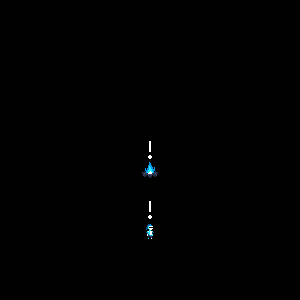

A 2D game scene composited from a Tiled map and its tileset images. What follows is a short description and the map's XML, with every tile layer's data as written:
An orthogonal 15x15 tile map with 20x20 px tiles, 6 tile layers (ground, floordecor, walls, interactables, ...) and 3 objects (spawn, level, battle).

<map version="1.10" tiledversion="1.10.2" orientation="orthogonal" renderorder="right-down" width="15" height="15" tilewidth="20" tileheight="20" infinite="0" nextlayerid="9" nextobjectid="7">
 <tileset firstgid="1" source="tileset.tsx" />
 <layer id="2" name="ground" width="15" height="15">
  <data encoding="csv">
17,17,17,17,17,17,17,17,17,17,17,17,17,17,17,
17,17,17,17,17,17,17,17,17,17,17,17,17,17,17,
17,17,17,17,17,17,17,17,17,17,17,17,17,17,17,
17,17,17,17,17,17,17,17,17,17,17,17,17,17,17,
17,17,17,17,17,17,17,17,17,17,17,17,17,17,17,
17,17,17,17,17,17,17,17,17,17,17,17,17,17,17,
17,17,17,17,17,17,17,17,17,17,17,17,17,17,17,
17,17,17,17,17,17,17,17,17,17,17,17,17,17,17,
17,17,17,17,17,17,17,17,17,17,17,17,17,17,17,
17,17,17,17,17,17,17,17,17,17,17,17,17,17,17,
17,17,17,17,17,17,17,17,17,17,17,17,17,17,17,
17,17,17,17,17,17,17,17,17,17,17,17,17,17,17,
17,17,17,17,17,17,17,17,17,17,17,17,17,17,17,
17,17,17,17,17,17,17,17,17,17,17,17,17,17,17,
17,17,17,17,17,17,17,17,17,17,17,17,17,17,17
</data>
 </layer>
 <layer id="3" name="floordecor" width="15" height="15">
  <data encoding="csv">
0,0,0,0,0,0,0,0,0,0,0,0,0,0,0,
0,0,0,0,0,0,0,0,0,0,0,0,0,0,0,
0,0,0,0,0,0,0,0,0,0,0,0,0,0,0,
0,0,0,0,0,0,0,0,0,0,0,0,0,0,0,
0,0,0,0,0,0,0,0,0,0,0,0,0,0,0,
0,0,0,0,0,0,0,0,0,0,0,0,0,0,0,
0,0,0,0,0,0,0,0,0,0,0,0,0,0,0,
0,0,0,0,0,0,0,0,0,0,0,0,0,0,0,
0,0,0,0,0,0,0,0,0,0,0,0,0,0,0,
0,0,0,0,0,0,0,0,0,0,0,0,0,0,0,
0,0,0,0,0,0,0,0,0,0,0,0,0,0,0,
0,0,0,0,0,0,0,0,0,0,0,0,0,0,0,
0,0,0,0,0,0,0,0,0,0,0,0,0,0,0,
0,0,0,0,0,0,0,0,0,0,0,0,0,0,0,
0,0,0,0,0,0,0,0,0,0,0,0,0,0,0
</data>
 </layer>
 <layer id="4" name="walls" width="15" height="15">
  <data encoding="csv">
0,0,0,0,0,0,0,0,0,0,0,0,0,0,0,
0,0,0,0,0,0,0,0,0,0,0,0,0,0,0,
0,0,0,0,0,0,0,0,0,0,0,0,0,0,0,
0,0,0,0,0,0,0,0,0,0,0,0,0,0,0,
0,0,0,0,0,0,0,0,0,0,0,0,0,0,0,
0,0,0,0,0,0,0,0,0,0,0,0,0,0,0,
0,0,0,0,0,0,0,0,0,0,0,0,0,0,0,
0,0,0,0,0,0,0,0,0,0,0,0,0,0,0,
0,0,0,0,0,0,0,0,0,0,0,0,0,0,0,
0,0,0,0,0,0,0,0,0,0,0,0,0,0,0,
0,0,0,0,0,0,0,0,0,0,0,0,0,0,0,
0,0,0,0,0,0,0,0,0,0,0,0,0,0,0,
0,0,0,0,0,0,0,0,0,0,0,0,0,0,0,
0,0,0,0,0,0,0,0,0,0,0,0,0,0,0,
0,0,0,0,0,0,0,0,0,0,0,0,0,0,0
</data>
 </layer>
 <layer id="5" name="interactables" width="15" height="15">
  <data encoding="csv">
0,0,0,0,0,0,0,0,0,0,0,0,0,0,0,
0,0,0,0,0,0,0,0,0,0,0,0,0,0,0,
0,0,0,0,0,0,0,0,0,0,0,0,0,0,0,
0,0,0,0,0,0,0,0,0,0,0,0,0,0,0,
0,0,0,0,0,0,0,0,0,0,0,0,0,0,0,
0,0,0,0,0,0,0,0,0,0,0,0,0,0,0,
0,0,0,0,0,0,0,0,0,0,0,0,0,0,0,
0,0,0,0,0,0,0,0,0,0,0,0,0,0,0,
0,0,0,0,0,0,0,269,0,0,0,0,0,0,0,
0,0,0,0,0,0,0,0,0,0,0,0,0,0,0,
0,0,0,0,0,0,0,0,0,0,0,0,0,0,0,
0,0,0,0,0,0,0,248,0,0,0,0,0,0,0,
0,0,0,0,0,0,0,0,0,0,0,0,0,0,0,
0,0,0,0,0,0,0,0,0,0,0,0,0,0,0,
0,0,0,0,0,0,0,0,0,0,0,0,0,0,0
</data>
 </layer>
 <layer id="6" name="decor" width="15" height="15">
  <data encoding="csv">
0,0,0,0,0,0,0,0,0,0,0,0,0,0,0,
0,0,0,0,0,0,0,0,0,0,0,0,0,0,0,
0,0,0,0,0,0,0,0,0,0,0,0,0,0,0,
0,0,0,0,0,0,0,0,0,0,0,0,0,0,0,
0,0,0,0,0,0,0,0,0,0,0,0,0,0,0,
0,0,0,0,0,0,0,0,0,0,0,0,0,0,0,
0,0,0,0,0,0,0,0,0,0,0,0,0,0,0,
0,0,0,0,0,0,0,0,0,0,0,0,0,0,0,
0,0,0,0,0,0,0,0,0,0,0,0,0,0,0,
0,0,0,0,0,0,0,0,0,0,0,0,0,0,0,
0,0,0,0,0,0,0,0,0,0,0,0,0,0,0,
0,0,0,0,0,0,0,0,0,0,0,0,0,0,0,
0,0,0,0,0,0,0,0,0,0,0,0,0,0,0,
0,0,0,0,0,0,0,0,0,0,0,0,0,0,0,
0,0,0,0,0,0,0,0,0,0,0,0,0,0,0
</data>
 </layer>
 <layer id="7" name="alerts" width="15" height="15">
  <data encoding="csv">
0,0,0,0,0,0,0,0,0,0,0,0,0,0,0,
0,0,0,0,0,0,0,0,0,0,0,0,0,0,0,
0,0,0,0,0,0,0,0,0,0,0,0,0,0,0,
0,0,0,0,0,0,0,0,0,0,0,0,0,0,0,
0,0,0,0,0,0,0,0,0,0,0,0,0,0,0,
0,0,0,0,0,0,0,0,0,0,0,0,0,0,0,
0,0,0,0,0,0,0,0,0,0,0,0,0,0,0,
0,0,0,0,0,0,0,213,0,0,0,0,0,0,0,
0,0,0,0,0,0,0,0,0,0,0,0,0,0,0,
0,0,0,0,0,0,0,0,0,0,0,0,0,0,0,
0,0,0,0,0,0,0,213,0,0,0,0,0,0,0,
0,0,0,0,0,0,0,0,0,0,0,0,0,0,0,
0,0,0,0,0,0,0,0,0,0,0,0,0,0,0,
0,0,0,0,0,0,0,0,0,0,0,0,0,0,0,
0,0,0,0,0,0,0,0,0,0,0,0,0,0,0
</data>
 </layer>
 <objectgroup id="8" name="events">
  <object id="3" name="spawn" x="140" y="80" width="20" height="20" />
  <object id="4" name="level" x="140" y="160" width="20" height="20">
   <properties>
    <property name="description">YOUR SOUL IS NOT YET FREE.
IT IS TIME TO GO BACK, FRIEND.</property>
    <property name="level" value="TUTORIAL" />
    <property name="stageclear" type="bool" value="false" />
   </properties>
  </object>
  <object id="6" name="battle" x="140" y="220" width="20" height="20">
   <properties>
    <property name="description">WOULD YOU LIKE YOU LIKE A REMINDER
OF WHAT SUFFERING FEELS LIKE?</property>
    <property name="encounter" value="GHOSTBLADE" />
    <property name="proximity" type="bool" value="false" />
   </properties>
  </object>
 </objectgroup>
</map>
